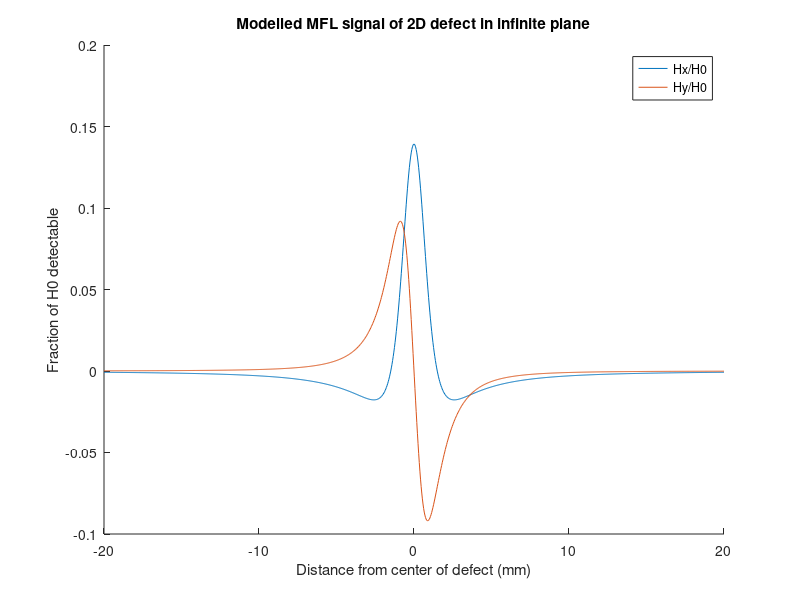
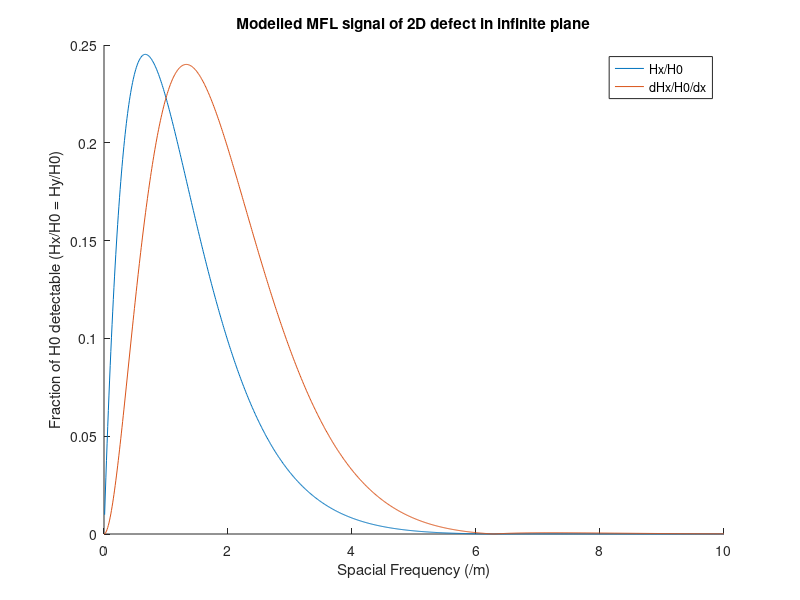
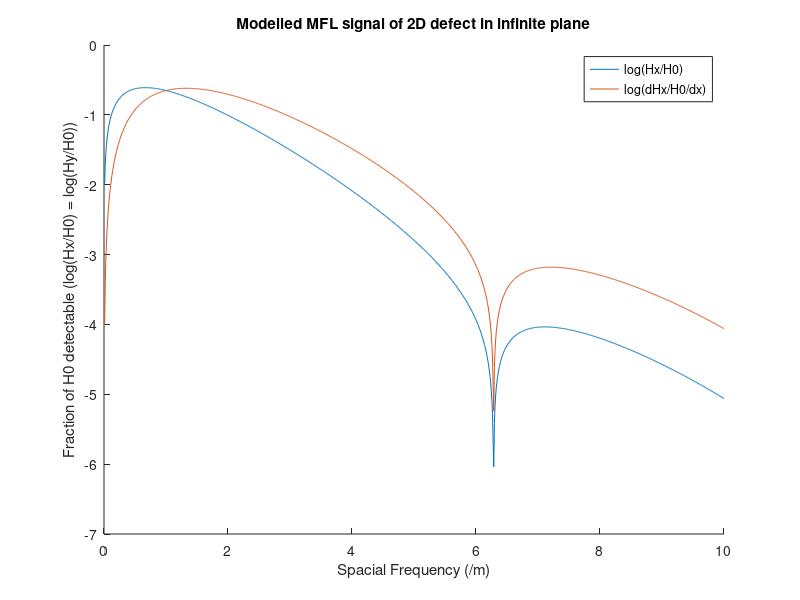

These charts were generated, in order, by the following MATLAB code:
%% This code was created by Nicholas Lamanna on behalf of ATTAR to
%% simulate the magnetic flux leakage from cuts of various dimensions.

clear all; close all; clc;

%% Define defect parameters 
h = 1;              % defect depth (mm)
b = 0.5;            % defect width (mm) (b is actually 2b - so divide actual cut size by 2)
y = 1;              % lift off (mm)

%% Define region of interest 
x = linspace(-20, 20, 1000);
w = linspace(0, 10, 1000);

%% Magnetic Leakage Field Equations (temporal)
% Hx - x component of magnetic leakage field
% Hy - y component of magnetic leakage field
% H0 - magnetic field strength within the gap

% Hx/H0 terms
t1 = h.*(x+b);
t2 = (x+b).^2;
t3 = y*(y+h);
t4 = h.*(x-b);
t5 = (x-b).^2;
t6 = t3;

Hx_H0 = (1/pi).*( atan((t1./(t2+t3))) - atan((t4./(t5+t6))) );

% Hy/H0 terms
t1 = (x+b).^2;
t2 = (y+h)^2;
t3 = (x-b).^2;
t4 = y^2;
t5 = (x-b).^2;
t6 = t2;
t7 = (x+b).^2;
t8 = t4;

Hy_H0 = (1/(2*pi)).*log(((t1+t2).*(t3+t4)) ./ ((t5+t6).*(t7+t8)));

% Plot Hx/H0 and Hy/H0
hold on
plot(x, Hx_H0)
plot(x, Hy_H0)
title('Modelled MFL signal of 2D defect in infinite plane')
legend('Hx/H0', 'Hy/H0')
xlabel('Distance from center of defect (mm)')
ylabel('Fraction of H0 detectable')
hold off

%% Magnetic Leakage Field Equations (spacial)
% Hx - x component of magnetic leakage field
% Hy - y component of magnetic leakage field
% H0 - magnetic field strength within the gap
% w - spacial frequency (m^-1)

% Terms
t1 = 2.*b.*exp(-y.*w);
t2 = 1 - exp(-h.*w);
t3 = sin(b.*w)./(w.*b);

Hx_H0 = abs(t1.*t2.*t3);
Hy_H0 = Hx_H0;

% Terms 
t1 = 2.*exp(-y.*w);
t2 = 1 - exp(-h.*w);
t3 = abs(sin(b.*w));

dHx_H0_dx = t1.*t2.*t3;
dHy_H0_dx = dHx_H0_dx;

% Plot Hx/H0 and dHx/H0/dx/H0
figure
hold on
plot(w, Hx_H0)
plot(w, dHx_H0_dx)
title('Modelled MFL signal of 2D defect in infinite plane')
legend('Hx/H0', 'dHx/H0/dx')
xlabel('Spacial Frequency (/m)')
ylabel('Fraction of H0 detectable (Hx/H0 = Hy/H0)')
hold off 

figure
hold on
plot(w, log10(Hx_H0))
plot(w, log10(dHx_H0_dx))
title('Modelled MFL signal of 2D defect in infinite plane')
legend('log(Hx/H0)', 'log(dHx/H0/dx)')
xlabel('Spacial Frequency (/m)')
ylabel('Fraction of H0 detectable (log(Hx/H0) = log(Hy/H0))')
hold off 

